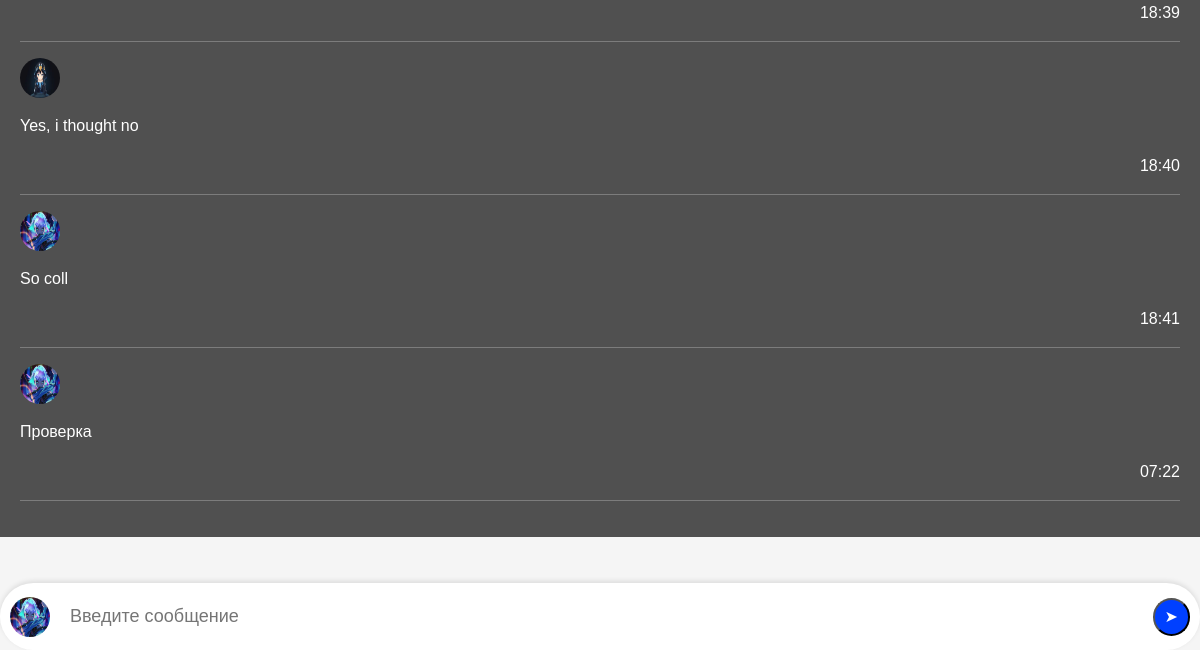
Before: /messages/7/ (signed in, lower part) with the older database file.
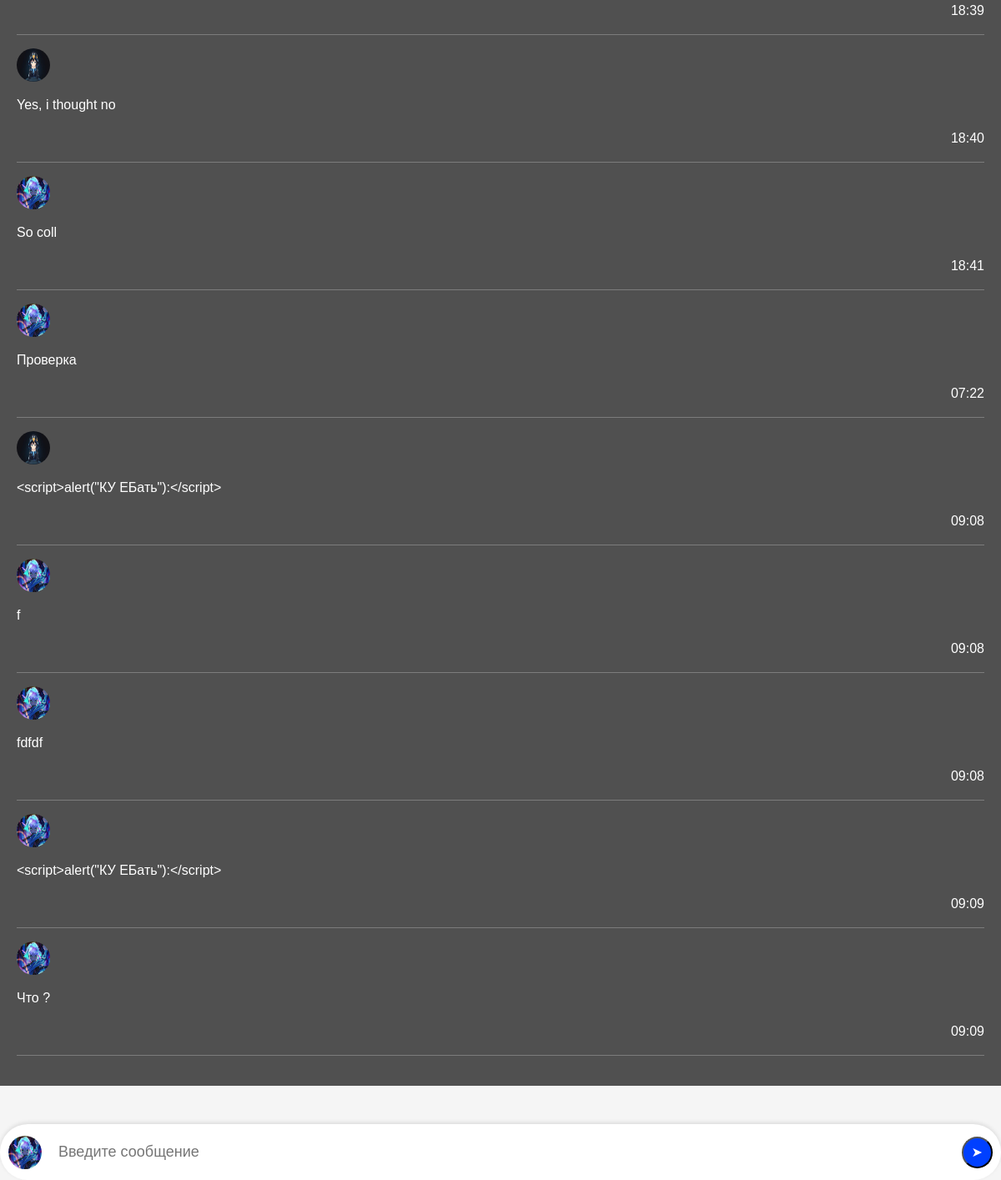
After: the same page with the newer database file.
### user_messeges/models.py (models this page shows, shortened)
class ConversationMessage(models.Model):
    conversation = models.ForeignKey(Conversation, related_name='messages', on_delete=models.CASCADE)
    content = models.TextField()
    created_at = models.DateTimeField(auto_now_add=True)
    created_by = models.ForeignKey(User, related_name='created_messages', on_delete=models.CASCADE)

### user_profile/models.py (models this page shows, shortened)
class Profile(models.Model):
    user = models.OneToOneField(User, null=True, blank=True, on_delete=models.CASCADE)
    first_name = models.CharField(max_length=100)
    last_name = models.CharField(max_length=100)
    email = models.EmailField()
    telegram_url = models.URLField(blank=True, null=True)
    youtube_url = models.URLField(blank=True, null=True)
    vk_url = models.URLField(blank=True, null=True)
    profile_picture = models.ImageField("Изображения", default="profile_pictures/default_profile_picture.jpg",
                                        null=True,
                                        blank=True, upload_to='media/profile_pictures')
    city = models.CharField(max_length=100)

### user_messeges/views.py (the view)
# urls.py: path('messages/<int:pk>/', views.detail, name='detail'),
@login_required
def detail(request, pk):
    conversation = Conversation.objects.filter(members__in=[request.user.id]).get(pk=pk)
    interlocutor = conversation.members.exclude(id=request.user.id).first()
    if request.method == 'POST':
        form = ConversationMessageForm(request.POST)
        if form.is_valid():
            conversation_message = form.save(commit=False)
            conversation_message.conversation = conversation
            conversation_message.created_by = request.user
            conversation_message.save()
            conversation.save()
            return redirect('detail', pk=pk)
    else:
        form = ConversationMessageForm()
    return render(request, 'detail.html', {
        'conversation': conversation,
        'form': form,
        'interlocutor': interlocutor
    })

### user_messeges/forms.py
class ConversationMessageForm(forms.ModelForm):
    class Meta:
        model = ConversationMessage
        fields = ['content']
        widgets = {
            "content": Textarea(attrs={
                'class': 'form-control',
                'placeholder': 'Сообщения'
            }),
        }

### user_messeges/templates/detail.html (shortened to what this page needs)
{% extends 'tasks_app/layout.html' %}
{% load static %}
{% block content %}
<div id="here">
    <div class="chat-container">
        {% for message in conversation.messages.all %}
        <div class="message-container {% if message.created_by == request.user %}right{% else %}left{% endif %}"
             {% if forloop.last %}id="last-message" {% endif %}>
            <div class="messages">
                <img class="profile-pic" src="{{ message.created_by.profile.profile_picture.url }}">
                <p>{{ message.content|linebreaks|urlize }}</p>
                <div class="time_mess" align="right">{{ message.created_at|time:"H:i" }}</div>
                <hr>
            </div>
        </div>
        {% endfor %}
    </div>
</div>
<form method="post">
    <div id="message-input-container">
        <img id="profile-pic" class="profile-pic" src="{{ request.user.profile.profile_picture.url }}">
        <input id="message-input" type="text" name="content" placeholder="Введите сообщение" required>
        <button type="submit" class="send-button" style="background-color: #0040FF; border-radius: 50%; padding: 5px 10px;
         color: white; margin-left: 120px;">
            ➤
        </button>
    </div>
</form>
{% endblock %}

Changed rows visible on the page:
added ConversationMessage: created_by.profile.profile_picture (picture), content "<script>alert(\"КУ ЕБать\"):</script>", created_at "09:08"
added ConversationMessage: created_by.profile.profile_picture (picture), content "f", created_at "09:08"
added ConversationMessage: created_by.profile.profile_picture (picture), content "fdfdf", created_at "09:08"
added ConversationMessage: created_by.profile.profile_picture (picture), content "<script>alert(\"КУ ЕБать\"):</script>", created_at "09:09"
added ConversationMessage: created_by.profile.profile_picture (picture), content "Что ?", created_at "09:09"
